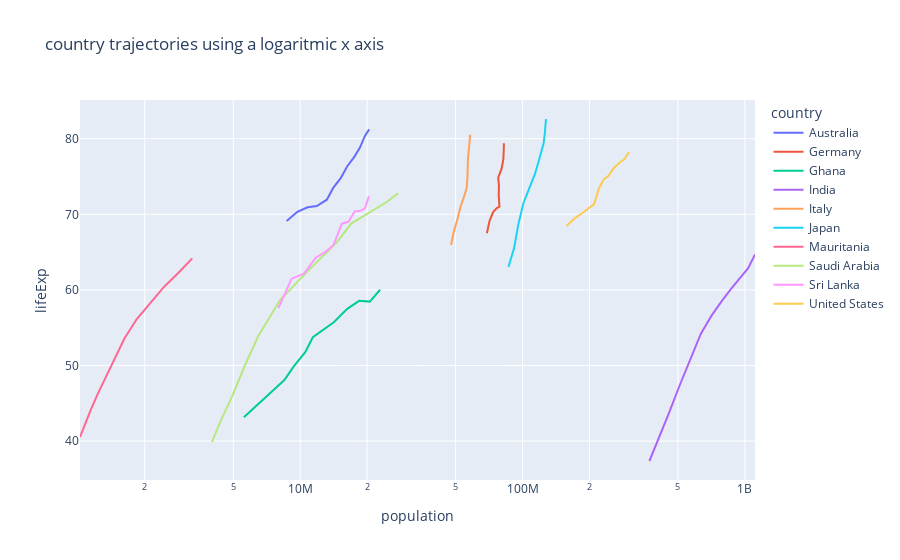

This figure's notebook cell:
### Code cell
tmp = df.query("iso_alpha in ['GHA', 'MRT',  'AUS', 'DEU',  'LKA', 'JPN', 'ITA', 'SAU', 'USA','IND']")
#tmp contains only a portion of the dataset with only the countries in the list above 

fig = px.line(tmp, x="population", y="lifeExp", color="country", log_x=True, 
             title="country trajectories using a logaritmic x axis")# text="year")
fig.update_traces(textposition="bottom right")


fig.show()

### Figure 1 — Plotly figure (JSON) as saved in the notebook; plotly's stock layout.template omitted (floating-point values rounded to 4 significant figures)
{"data": [{"hovertemplate": "country=Australia<br>population=%{x}<br>lifeExp=%{y}<extra></extra>", "legendgroup": "Australia", "line": {"color": "#636efa", "dash": "solid"}, "marker": {"symbol": "circle"}, "mode": "lines", "name": "Australia", "orientation": "v", "showlegend": true, "textposition": "bottom right", "type": "scatter", "x": [8691212, 9712569, 10794968, 11872264, 13177000, 14074100, 15184200, 16257249, 17481977, 18565243, 19546792, 20434176], "xaxis": "x", "y": [69.12, 70.33, 70.93, 71.1, 71.93, 73.49, 74.74, 76.32, 77.56, 78.83, 80.37, 81.23], "yaxis": "y"}, {"hovertemplate": "country=Germany<br>population=%{x}<br>lifeExp=%{y}<extra></extra>", "legendgroup": "Germany", "line": {"color": "#EF553B", "dash": "solid"}, "marker": {"symbol": "circle"}, "mode": "lines", "name": "Germany", "orientation": "v", "showlegend": true, "textposition": "bottom right", "type": "scatter", "x": [69145952, 71019069, 73739117, 76368453, 78717088, 78160773, 78335266, 77718298, 80597764, 82011073, 82350671, 82400996], "xaxis": "x", "y": [67.5, 69.1, 70.3, 70.8, 71, 72.5, 73.8, 74.85, 76.07, 77.34, 78.67, 79.41], "yaxis": "y"}, {"hovertemplate": "country=Ghana<br>population=%{x}<br>lifeExp=%{y}<extra></extra>", "legendgroup": "Ghana", "line": {"color": "#00cc96", "dash": "solid"}, "marker": {"symbol": "circle"}, "mode": "lines", "name": "Ghana", "orientation": "v", "showlegend": true, "textposition": "bottom right", "type": "scatter", "x": [5581001, 6391288, 7355248, 8490213, 9354120, 10538093, 11400338, 14168101, 16278738, 18418288, 20550751, 22873338], "xaxis": "x", "y": [43.15, 44.78, 46.45, 48.07, 49.88, 51.76, 53.74, 55.73, 57.5, 58.56, 58.45, 60.02], "yaxis": "y"}, {"hovertemplate": "country=India<br>population=%{x}<br>lifeExp=%{y}<extra></extra>", "legendgroup": "India", "line": {"color": "#ab63fa", "dash": "solid"}, "marker": {"symbol": "circle"}, "mode": "lines", "name": "India", "orientation": "v", "showlegend": true, "textposition": "bottom right", "type": "scatter", "x": [372000000, 409000000, 454000000, 506000000, 567000000, 634000000, 708000000, 788000000, 872000000, 959000000, 1034172547, 1110396331], "xaxis": "x", "y": [37.37, 40.25, 43.6, 47.19, 50.65, 54.21, 56.6, 58.55, 60.22, 61.77, 62.88, 64.7], "yaxis": "y"}, {"hovertemplate": "country=Italy<br>population=%{x}<br>lifeExp=%{y}<extra></extra>", "legendgroup": "Italy", "line": {"color": "#FFA15A", "dash": "solid"}, "marker": {"symbol": "circle"}, "mode": "lines", "name": "Italy", "orientation": "v", "showlegend": true, "textposition": "bottom right", "type": "scatter", "x": [47666000, 49182000, 50843200, 52667100, 54365564, 56059245, 56535636, 56729703, 56840847, 57479469, 57926999, 58147733], "xaxis": "x", "y": [65.94, 67.81, 69.24, 71.06, 72.19, 73.48, 74.98, 76.42, 77.44, 78.82, 80.24, 80.55], "yaxis": "y"}, {"hovertemplate": "country=Japan<br>population=%{x}<br>lifeExp=%{y}<extra></extra>", "legendgroup": "Japan", "line": {"color": "#19d3f3", "dash": "solid"}, "marker": {"symbol": "circle"}, "mode": "lines", "name": "Japan", "orientation": "v", "showlegend": true, "textposition": "bottom right", "type": "scatter", "x": [86459025, 91563009, 95831757, 100825279, 107188273, 113872473, 118454974, 122091325, 124329269, 125956499, 127065841, 127467972], "xaxis": "x", "y": [63.03, 65.5, 68.73, 71.43, 73.42, 75.38, 77.11, 78.67, 79.36, 80.69, 82, 82.6], "yaxis": "y"}, {"hovertemplate": "country=Mauritania<br>population=%{x}<br>lifeExp=%{y}<extra></extra>", "legendgroup": "Mauritania", "line": {"color": "#FF6692", "dash": "solid"}, "marker": {"symbol": "circle"}, "mode": "lines", "name": "Mauritania", "orientation": "v", "showlegend": true, "textposition": "bottom right", "type": "scatter", "x": [1022556, 1076852, 1146757, 1230542, 1332786, 1456688, 1622136, 1841240, 2119465, 2444741, 2828858, 3270065], "xaxis": "x", "y": [40.54, 42.34, 44.25, 46.29, 48.44, 50.85, 53.6, 56.15, 58.33, 60.43, 62.25, 64.16], "yaxis": "y"}, {"hovertemplate": "country=Saudi Arabia<br>population=%{x}<br>lifeExp=%{y}<extra></extra>", "legendgroup": "Saudi Arabia", "line": {"color": "#B6E880", "dash": "solid"}, "marker": {"symbol": "circle"}, "mode": "lines", "name": "Saudi Arabia", "orientation": "v", "showlegend": true, "textposition": "bottom right", "type": "scatter", "x": [4005677, 4419650, 4943029, 5618198, 6472756, 8128505, 11254672, 14619745, 16945857, 21229759, 24501530, 27601038], "xaxis": "x", "y": [39.88, 42.87, 45.91, 49.9, 53.89, 58.69, 63.01, 66.3, 68.77, 70.53, 71.63, 72.78], "yaxis": "y"}, {"hovertemplate": "country=Sri Lanka<br>population=%{x}<br>lifeExp=%{y}<extra></extra>", "legendgroup": "Sri Lanka", "line": {"color": "#FF97FF", "dash": "solid"}, "marker": {"symbol": "circle"}, "mode": "lines", "name": "Sri Lanka", "orientation": "v", "showlegend": true, "textposition": "bottom right", "type": "scatter", "x": [7982342, 9128546, 10421936, 11737396, 13016733, 14116836, 15410151, 16495304, 17587060, 18698655, 19576783, 20378239], "xaxis": "x", "y": [57.59, 61.46, 62.19, 64.27, 65.04, 65.95, 68.76, 69.01, 70.38, 70.46, 70.81, 72.4], "yaxis": "y"}, {"hovertemplate": "country=United States<br>population=%{x}<br>lifeExp=%{y}<extra></extra>", "legendgroup": "United States", "line": {"color": "#FECB52", "dash": "solid"}, "marker": {"symbol": "circle"}, "mode": "lines", "name": "United States", "orientation": "v", "showlegend": true, "textposition": "bottom right", "type": "scatter", "x": [157553000, 171984000, 186538000, 198712000, 209896000, 220239000, 232187835, 242803533, 256894189, 272911760, 287675526, 301139947], "xaxis": "x", "y": [68.44, 69.49, 70.21, 70.76, 71.34, 73.38, 74.65, 75.02, 76.09, 76.81, 77.31, 78.24], "yaxis": "y"}], "layout": {"legend": {"title": {"text": "country"}, "tracegroupgap": 0}, "title": {"text": "country trajectories using a logaritmic x axis"}, "xaxis": {"anchor": "y", "domain": [0, 1], "title": {"text": "population"}, "type": "log"}, "yaxis": {"anchor": "x", "domain": [0, 1], "title": {"text": "lifeExp"}}}}
